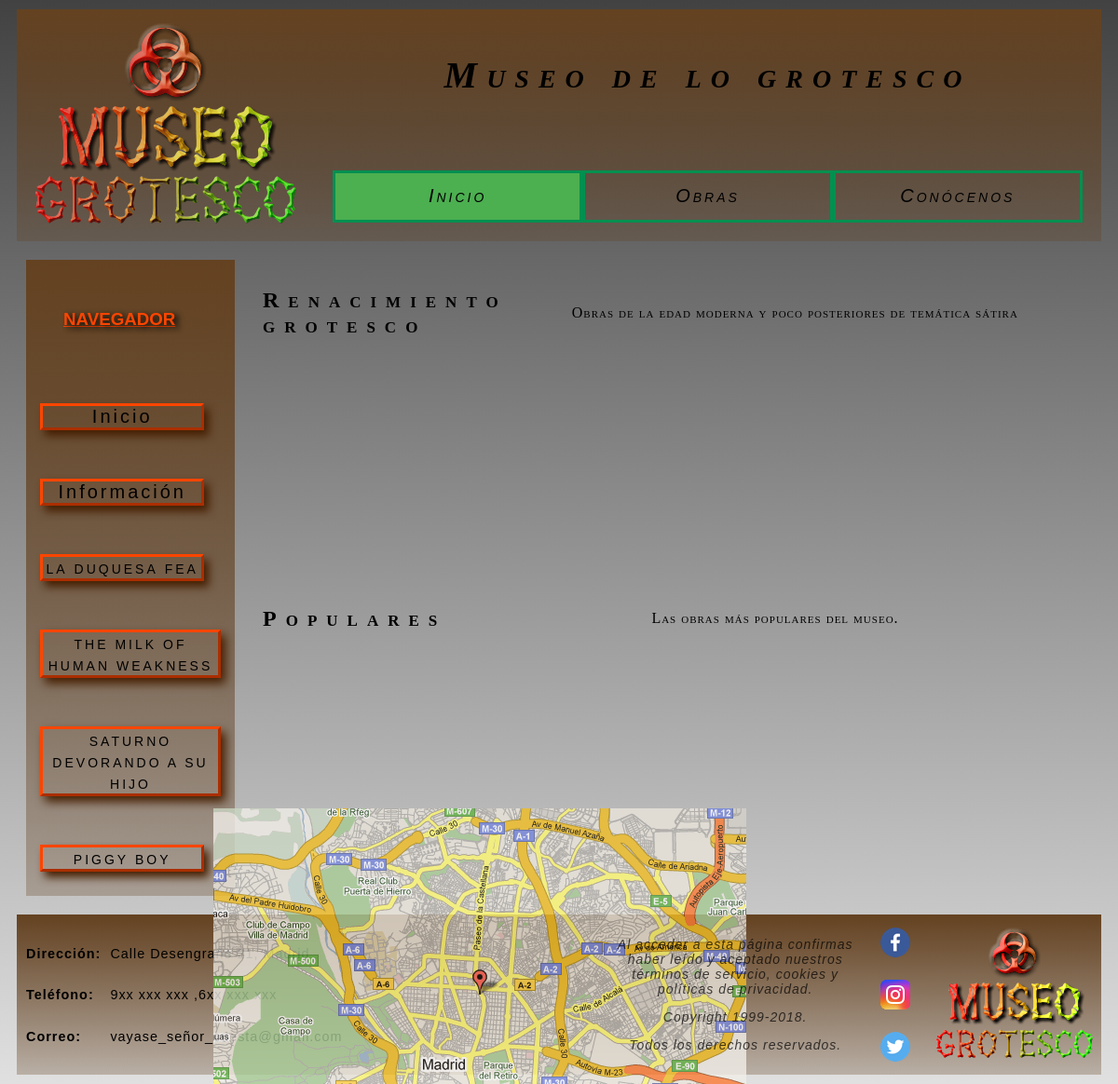
The page /colecciones.php on the database its author committed.
### tables this page shows
CREATE TABLE		DatosWeb
(
	nombreDato VARCHAR(60) PRIMARY KEY,
	valorDato  VARCHAR(120) NOT NULL
);

CREATE TABLE		Obra
(
	id INT PRIMARY KEY AUTO_INCREMENT,
	fechaobra VARCHAR(5) NOT NULL,
	fechapublicacion DATETIME DEFAULT CURRENT_TIMESTAMP,
	fechamodificacion DATETIME DEFAULT CURRENT_TIMESTAMP ON UPDATE CURRENT_TIMESTAMP,
 	descripcion TEXT NOT NULL,
	titulo VARCHAR(30) NOT NULL,
	autor VARCHAR(50) NOT NULL,
 	imagen VARCHAR(100) NOT NULL,
	vermas VARCHAR(120)
);

CREATE TABLE		Coleccion
(
	id INT PRIMARY KEY AUTO_INCREMENT,
	tituloColeccion	VARCHAR(50) NOT NULL,
	descripcion VARCHAR(250) NOT NULL
);

### colecciones.php (the view, shortened to what this page needs)
<?php
  $conexion = mysqli_connect ("localhost", "usuario", "", "museo");
  mysqli_set_charset($conexion, "utf8");
  $peticion = "select * from Coleccion";
  if ( !($resultado = mysqli_query ($conexion, $peticion)) )
    die("No se ha podido realizar la peticion: " . mysqli_error($conexion));
  $num_filas = mysqli_num_rows ($resultado);
  if( $num_filas > 0 )
    for($i=0; $i<$num_filas; $i++){
      $fila         = mysqli_fetch_assoc ($resultado);
      $titulo       = $fila["tituloColeccion"];
      $descripcion   = $fila["descripcion"];
      $html        .= '
        <div class="titulo">
          <h2>'.$titulo.'</h2>
          <p>'.$descripcion.'</p>
        </div>';
    }
?>
<html>
  <head>
    <link rel="stylesheet" type="text/css" href="css/estilo.css">
  </head>
  <body>
    <?php
      include("php/header.php");
      ?>
      <div class="secciones">
        <?php include("php/sidebar.php"); ?>
        <div class="colecciones">
          <?php echo $html ?>
        </div>
      </div>
      <?php
        include("php/footer.php");
      ?>
  </body>
</html>

### php/header.php
<?php
  $peticion_nombre = "SELECT valorDato FROM DatosWeb WHERE nombreDato='NombreMuseo'";
  $peticion_imagen = "SELECT valorDato FROM DatosWeb WHERE nombreDato='Imagen_M'";
  $peticion_url    = "SELECT valorDato FROM DatosWeb WHERE nombreDato='Navegador1'";
  $peticion_info   = "SELECT valorDato FROM DatosWeb WHERE nombreDato='Navegador2'";
  if ( !($resultado = mysqli_query ($conexion, $peticion_nombre)) )
    die("No se ha podido realizar la peticion: " . mysqli_error($conexion));
  $fila         = mysqli_fetch_assoc ($resultado);
  $titulo       = $fila["valorDato"];
  if ( !($resultado = mysqli_query ($conexion, $peticion_imagen)) )
    die("No se ha podido realizar la peticion: " . mysqli_error($conexion));
  $fila         = mysqli_fetch_assoc ($resultado);
  $imagen       = $fila["valorDato"];
  if ( !($resultado = mysqli_query ($conexion, $peticion_url)) )
    die("No se ha podido realizar la peticion: " . mysqli_error($conexion));
  $fila         = mysqli_fetch_assoc ($resultado);
  $inicio       = $fila["valorDato"];
  if ( !($resultado = mysqli_query ($conexion, $peticion_info)) )
    die("No se ha podido realizar la peticion: " . mysqli_error($conexion));
  $fila         = mysqli_fetch_assoc ($resultado);
  $informacion  = $fila["valorDato"];
?>
<div class="cabecera">
  <div class="logo">
    <a class="imagen" href=<?php echo $inicio ?> title="Ir a inicio">
      <img src=<?php echo $imagen ?> alt="Logotipo del museo">
    </a>
  </div>
  <div class="titulo-cabecera">
    <div class="titulo">
      <h1><?php echo $titulo ?></h1>
    </div>
    <div class="navbar">
      <a class="navitem active" href=<?php echo $inicio ?> title="Ir a inicio">Inicio</a>
      <a class="navitem" href="colecciones.php" title="Listado de obras">Obras</a>
      <a class="navitem" href=<?php echo $informacion ?> title="Ir a detalles">Conócenos</a>
    </div>
  </div>
</div>

### php/sidebar.php
<?php
  $peticion = "SELECT * FROM Obra";
  if ( !($resultado = mysqli_query ($conexion, $peticion)) ) {
    die("No se ha podido realizar la peticion: " . mysqli_error($conexion));
  }
  $num_filas = mysqli_num_rows ($resultado);
  $menu = '<div class="navitem" title="Ir">
    <a href="/web_sibw/">Inicio</a>
  </div>';
  $menu .= '<div class="navitem" title="Ir">
    <a href="#">Información</a>
  </div>';
  if( $num_filas > 0 ) {
    for ($i = 0; $i < $num_filas; $i++) {
      $fila         = mysqli_fetch_assoc ($resultado);
      $titulo       = $fila["titulo"];
      $link         = $i+1;
      $menu .= '<div class="navitem" title="Ir"style="font-variant:  all-small-caps;">
        <a href="plantillaObra.php?id='.$link.'">'.$titulo.'</a>
      </div>';
    }
  }
  else
    echo("<script>console.log('PHP: sin datos - ".$num_filas."');</script>");
?>
<div class="seccion-lateral">
  <div>
    <h3 align="center">NAVEGADOR</h3>
  </div>
  <?php echo $menu ?>
</div>

### php/footer.php
<?php
  $peticion_direccion = "SELECT valorDato FROM DatosWeb WHERE nombreDato='Direccion'";
  $peticion_fijo   = "SELECT valorDato FROM DatosWeb WHERE nombreDato='TelefonoFijo'";
  $peticion_movil  = "SELECT valorDato FROM DatosWeb WHERE nombreDato='TelefonoMovil'";
  $peticion_correo = "SELECT valorDato FROM DatosWeb WHERE nombreDato='Correo'";
  $peticion_fb   = "SELECT valorDato FROM DatosWeb WHERE nombreDato='Facebook'";
  $peticion_ig   = "SELECT valorDato FROM DatosWeb WHERE nombreDato='Instagram'";
  $peticion_tw   = "SELECT valorDato FROM DatosWeb WHERE nombreDato='Twitter'";
  if ( !($resultado = mysqli_query ($conexion, $peticion_direccion)) )
    die("No se ha podido realizar la peticion: " . mysqli_error($conexion));
  $fila         = mysqli_fetch_assoc ($resultado);
  $direccion       = $fila["valorDato"];
  if ( !($resultado = mysqli_query ($conexion, $peticion_fijo)) )
    die("No se ha podido realizar la peticion: " . mysqli_error($conexion));
  $fila         = mysqli_fetch_assoc ($resultado);
  $fijo       = $fila["valorDato"];
  if ( !($resultado = mysqli_query ($conexion, $peticion_movil)) )
    die("No se ha podido realizar la peticion: " . mysqli_error($conexion));
  $fila         = mysqli_fetch_assoc ($resultado);
  $movil       = $fila["valorDato"];
  if ( !($resultado = mysqli_query ($conexion, $peticion_correo)) )
    die("No se ha podido realizar la peticion: " . mysqli_error($conexion));
  $fila         = mysqli_fetch_assoc ($resultado);
  $correo  = $fila["valorDato"];
  if ( !($resultado = mysqli_query ($conexion, $peticion_fb)) )
    die("No se ha podido realizar la peticion: " . mysqli_error($conexion));
  $fila         = mysqli_fetch_assoc ($resultado);
  $fb  = $fila["valorDato"];
  if ( !($resultado = mysqli_query ($conexion, $peticion_ig)) )
    die("No se ha podido realizar la peticion: " . mysqli_error($conexion));
  $fila         = mysqli_fetch_assoc ($resultado);
  $ig  = $fila["valorDato"];
  if ( !($resultado = mysqli_query ($conexion, $peticion_tw)) )
    die("No se ha podido realizar la peticion: " . mysqli_error($conexion));
  $fila         = mysqli_fetch_assoc ($resultado);
  $tw  = $fila["valorDato"];
?>
<div class="footer">
  <div id="informacion">
    <p class="bold">Dirección:</p>
    <p><?php echo $direccion ?></p>
    <p class="bold">Teléfono:</p>
    <p><?php echo $fijo . " ," . $movil ?></p>
    <p class="bold">Correo:</p>
    <p><?php echo $correo ?></p>
  </div>
  <div id="mapa">
    <a class="imagen" href="https://www.google.es/maps" target="_blank" title="Abrir Google Maps">
      <img class="map" src="images/madrid-map.gif">
    </a>
  </div>
  <div id="copyright">
    <p>Al acceder a esta página confirmas haber leído y aceptado nuestros
       términos de servicio, cookies y políticas de privacidad.</p>
    <p>Copyright 1999-2018.</p>
    <p>Todos los derechos reservados.</p>
  </div>
  <div id="rrss">
    <a href="<?php echo $fb ?>" target="_blank" title="Estamos en Facebook">
      <img src="icons/fb_ico.png"/>
    </a>
    <a href="<?php echo $ig ?>" target="_blank" title="Estamos en Instagram">
      <img src="icons/ig_ico.png"/>
    </a>
    <a href="<?php echo $tw ?>" target="_blank" title="Estamos en twitter">
      <img src="icons/tw_ico.png"/>
    </a>
  </div>
  <span>
    <img src="images/icn_small.png" alt="Logotipo del museo">
  </span>
</div>

### css/estilo.css (style rules this page uses)
html { font-family: Arial,"Helvetica Neue",Helvetica,sans-serif; font-size: 16px; color: black; overflow-y: scroll; scroll-behavior: smooth; background: linear-gradient(to bottom, rgba(66,66,66,1), rgba(100,100,100,0.2)); }
div { margin: 10px; }
h1 { font-variant: small-caps; }
.cabecera { display: grid; grid-template-columns: 1fr 3fr; background: linear-gradient(to bottom, rgba(100,66,33,1), rgba(100,66,33,0.3)); }
.logo { margin: inherit; text-align: center; overflow: unset; }
.imagen { display: table; width: 100%; opacity: 0.8; transition: opacity 0.5s; }
img { display: table-cell; margin: auto; top: 0px; bottom: 0; left: 0; right: 0; vertical-align: middle; overflow: unset; }
.titulo-cabecera { display: grid; grid-template-rows: 2fr 1fr; text-align: center; font-style: oblique; font-variant: small-caps; font-size: 20px; }
.titulo { height: fit-content; height: -moz-fit-content; letter-spacing: 10px; font-family: serif; }
.navbar { display: grid; grid-template-columns: 1fr 1fr 1fr; }
.navitem { letter-spacing: 3px; color: black; border-color: #009050; border-style: solid; }
a { text-align: center; text-decoration: none; align-items: center; text-transform: capitalize; font-size: 20px; display: inherit; color: black; transition: background-color .7s, color .7s !important; }
a.active { background-color: #4CAF50; }
.secciones { display: grid; grid-template-columns: 1fr 5fr; }
.seccion-lateral { width: fit-content; width: -moz-fit-content; display: grid; grid-auto-rows: max-content; grid-gap: 2em; padding: 1em 1.5em; background: linear-gradient(to bottom, rgba(100,66,33,1), rgba(100,66,33,0.3)); }
.seccion-lateral div { min-width: 170px; width: fit-content; width: -moz-fit-content; overflow: unset; margin-left: -5%; margin-right: -5%; }
.seccion-lateral div h3 { padding: 5%; color: orangered; text-decoration: underline; text-shadow: 4px 2px 6px black; }
div.seccion-lateral .navitem { border-style: outset; border-color: orangered; box-shadow: 5px 6px 10px #451e00; }
.footer { display: grid; grid-template-columns: 2fr 2fr 2fr 0.5fr 1fr; text-align: center; align-items: center; background: linear-gradient(to bottom, rgba(100,66,33,1), rgba(100,66,33,0.3)); }
#informacion { display: grid; grid-template-rows: 1fr 1fr 1fr; grid-template-columns: 1fr 2fr; grid-column-gap: 10px; font-size: 1.2vw; text-align: left; overflow: unset; }
p { text-rendering: optimizeLegibility; letter-spacing: 1px; }
.bold { font-weight: bold; text-align: left; }
.map { max-height:150px; width: 100%; height: auto; object-fit: none; }
#copyright { text-align: center; text-overflow: clip; font-size: 14px; font-style: italic; opacity: 0.7; }
#rrss { display: grid; grid-template-rows: 1fr 1fr 1fr; grid-gap: 2vw; margin: auto; }
.colecciones { display: grid; grid-auto-rows: 1fr; }
.colecciones div { display: grid; grid-template-columns: 1fr 3fr; text-align: justify; }
.titulo { font-variant: small-caps; }
.titulo p { text-align: center; align-self: center; }

### rows shown on the page
datosweb: valorDato (picture)
datosweb: valorDato "Museo de lo grotesco"
obra: titulo "La Duquesa Fea"
obra: titulo "The Milk Of Human Weakness"
obra: titulo "Saturno Devorando A Su Hijo"
obra: titulo "Piggy Boy"
coleccion: tituloColeccion "Renacimiento grotesco", descripcion "Obras de la edad moderna y poco posteriores de temática sátira"
coleccion: tituloColeccion "Populares", descripcion "Las obras más populares del museo."
datosweb: valorDato "Calle Desengraño 21, Madrid"
datosweb: valorDato "9xx xxx xxx"
datosweb: valorDato "6xx xxx xxx"
datosweb: valorDato "vayase_señor_cuesta@gmail.com"
